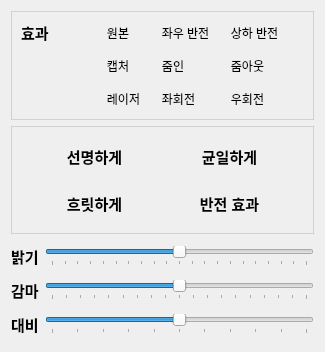
       <widget class="QWidget" name="tab">
        <attribute name="title">
         <string>효과</string>
        </attribute>
        <layout class="QGridLayout" name="gridLayout_11">
         <item row="7" column="1">
          <widget class="QSlider" name="Gamma">
           <property name="minimum">
            <number>1</number>
           </property>
           <property name="maximum">
            <number>19</number>
           </property>
           <property name="value">
            <number>10</number>
           </property>
           <property name="orientation">
            <enum>Qt::Horizontal</enum>
           </property>
           <property name="tickPosition">
            <enum>QSlider::TicksBelow</enum>
           </property>
           <property name="tickInterval">
            <number>1</number>
           </property>
          </widget>
         </item>
         <item row="6" column="0" colspan="2">
          <spacer name="verticalSpacer_3">
           <property name="orientation">
            <enum>Qt::Vertical</enum>
           </property>
           <property name="sizeType">
            <enum>QSizePolicy::Fixed</enum>
           </property>
           <property name="sizeHint" stdset="0">
            <size>
             <width>20</width>
             <height>5</height>
            </size>
           </property>
          </spacer>
         </item>
         <item row="5" column="1">
          <widget class="QSlider" name="Brightness">
           <property name="minimum">
            <number>-50</number>
           </property>
           <property name="maximum">
            <number>50</number>
           </property>
           <property name="orientation">
            <enum>Qt::Horizontal</enum>
           </property>
           <property name="tickPosition">
            <enum>QSlider::TicksBelow</enum>
           </property>
           <property name="tickInterval">
            <number>5</number>
           </property>
          </widget>
         </item>
         <item row="8" column="0" colspan="2">
          <spacer name="verticalSpacer_4">
           <property name="orientation">
            <enum>Qt::Vertical</enum>
           </property>
           <property name="sizeType">
            <enum>QSizePolicy::Fixed</enum>
           </property>
           <property name="sizeHint" stdset="0">
            <size>
             <width>20</width>
             <height>5</height>
            </size>
           </property>
          </spacer>
         </item>
         <item row="9" column="0">
          <widget class="QLabel" name="label_2">
           <property name="font">
            <font>
             <pointsize>11</pointsize>
             <bold>true</bold>
            </font>
           </property>
           <property name="text">
            <string>대비</string>
           </property>
           <property name="margin">
            <number>4</number>
           </property>
           <property name="buddy">
            <cstring>Contrast</cstring>
           </property>
          </widget>
         </item>
         <item row="5" column="0">
          <widget class="QLabel" name="label">
           <property name="font">
            <font>
             <pointsize>11</pointsize>
             <bold>true</bold>
            </font>
           </property>
           <property name="text">
            <string>밝기</string>
           </property>
           <property name="margin">
            <number>4</number>
           </property>
           <property name="buddy">
            <cstring>Brightness</cstring>
           </property>
          </widget>
         </item>
         <item row="3" column="0" colspan="2">
          <spacer name="verticalSpacer_2">
           <property name="orientation">
            <enum>Qt::Vertical</enum>
           </property>
           <property name="sizeType">
            <enum>QSizePolicy::Fixed</enum>
           </property>
           <property name="sizeHint" stdset="0">
            <size>
             <width>20</width>
             <height>5</height>
            </size>
           </property>
          </spacer>
         </item>
         <item row="2" column="0" colspan="2">
          <widget class="QFrame" name="frame_9">
           <property name="styleSheet">
            <string notr="true">QFrame { border: 1px solid rgba(190, 190, 190, 150); }</string>
           </property>
           <property name="frameShape">
            <enum>QFrame::StyledPanel</enum>
           </property>
           <property name="frameShadow">
            <enum>QFrame::Raised</enum>
           </property>
           <layout class="QGridLayout" name="gridLayout_13">
            <item row="1" column="0">
             <widget class="QToolButton" name="Blur">
              <property name="minimumSize">
               <size>
                <width>111</width>
                <height>41</height>
               </size>
              </property>
              <property name="maximumSize">
               <size>
                <width>111</width>
                <height>41</height>
               </size>
              </property>
              <property name="font">
               <font>
                <pointsize>11</pointsize>
                <bold>true</bold>
               </font>
              </property>
              <property name="styleSheet">
               <string notr="true">background-color: qlineargradient(spread:pad, x1:0.0, y1:0.0, x2:1, 
y2:1, stop:0 rgba(150, 150, 150, 50), stop:1 rgba(90, 90, 90, 100));
selection-color: black;
border-width: 1px;
border-style: solid gray;</string>
              </property>
              <property name="text">
               <string>흐릿하게</string>
              </property>
              <property name="iconSize">
               <size>
                <width>35</width>
                <height>35</height>
               </size>
              </property>
             </widget>
            </item>
            <item row="0" column="1">
             <widget class="QToolButton" name="HistEqual">
              <property name="minimumSize">
               <size>
                <width>111</width>
                <height>41</height>
               </size>
              </property>
              <property name="maximumSize">
               <size>
                <width>111</width>
                <height>41</height>
               </size>
              </property>
              <property name="font">
               <font>
                <pointsize>11</pointsize>
                <bold>true</bold>
               </font>
              </property>
              <property name="styleSheet">
               <string notr="true">background-color: qlineargradient(spread:pad, x1:0.0, y1:0.0, x2:1, 
y2:1, stop:0 rgba(150, 150, 150, 50), stop:1 rgba(90, 90, 90, 100));
selection-color: black;
border-width: 1px;
border-style: solid gray;</string>
              </property>
              <property name="text">
               <string>균일하게</string>
              </property>
              <property name="iconSize">
               <size>
                <width>35</width>
                <height>35</height>
               </size>
              </property>
             </widget>
            </item>
            <item row="1" column="1">
             <widget class="QToolButton" name="Reverse">
              <property name="minimumSize">
               <size>
                <width>111</width>
                <height>41</height>
               </size>
              </property>
              <property name="maximumSize">
               <size>
                <width>111</width>
                <height>41</height>
               </size>
              </property>
              <property name="font">
               <font>
                <pointsize>11</pointsize>
                <bold>true</bold>
               </font>
              </property>
              <property name="styleSheet">
               <string notr="true">background-color: qlineargradient(spread:pad, x1:0.0, y1:0.0, x2:1, 
y2:1, stop:0 rgba(150, 150, 150, 50), stop:1 rgba(90, 90, 90, 100));
selection-color: black;
border-width: 1px;
border-style: solid gray;</string>
              </property>
              <property name="text">
               <string>반전 효과</string>
              </property>
              <property name="iconSize">
               <size>
                <width>35</width>
                <height>35</height>
               </size>
              </property>
             </widget>
            </item>
            <item row="0" column="0">
             <widget class="QToolButton" name="Sharpening">
              <property name="minimumSize">
               <size>
                <width>111</width>
                <height>41</height>
               </size>
              </property>
              <property name="maximumSize">
               <size>
                <width>111</width>
                <height>41</height>
               </size>
              </property>
              <property name="font">
               <font>
                <pointsize>11</pointsize>
                <bold>true</bold>
               </font>
              </property>
              <property name="styleSheet">
               <string notr="true">background-color: qlineargradient(spread:pad, x1:0.0, y1:0.0, x2:1, 
y2:1, stop:0 rgba(150, 150, 150, 50), stop:1 rgba(90, 90, 90, 100));
selection-color: black;
border-width: 1px;
border-style: solid gray;</string>
              </property>
              <property name="text">
               <string>선명하게</string>
              </property>
              <property name="iconSize">
               <size>
                <width>35</width>
                <height>35</height>
               </size>
              </property>
             </widget>
            </item>
           </layout>
          </widget>
         </item>
         <item row="9" column="1">
          <widget class="QSlider" name="Contrast">
           <property name="minimum">
            <number>5</number>
           </property>
           <property name="maximum">
            <number>15</number>
           </property>
           <property name="value">
            <number>10</number>
           </property>
           <property name="orientation">
            <enum>Qt::Horizontal</enum>
           </property>
           <property name="tickPosition">
            <enum>QSlider::TicksBelow</enum>
           </property>
           <property name="tickInterval">
            <number>1</number>
           </property>
          </widget>
         </item>
         <item row="7" column="0">
          <widget class="QLabel" name="label_6">
           <property name="font">
            <font>
             <pointsize>11</pointsize>
             <bold>true</bold>
            </font>
           </property>
           <property name="text">
            <string>감마</string>
           </property>
           <property name="margin">
            <number>4</number>
           </property>
          </widget>
         </item>
         <item row="10" column="0" colspan="2">
          <spacer name="verticalSpacer_5">
           <property name="orientation">
            <enum>Qt::Vertical</enum>
           </property>
           <property name="sizeType">
            <enum>QSizePolicy::Fixed</enum>
           </property>
           <property name="sizeHint" stdset="0">
            <size>
             <width>20</width>
             <height>5</height>
            </size>
           </property>
          </spacer>
         </item>
         <item row="1" column="0" colspan="2">
          <widget class="QFrame" name="frame_8">
           <property name="styleSheet">
            <string notr="true">QFrame { border: 1px solid rgba(190, 190, 190, 150); }</string>
           </property>
           <property name="frameShape">
            <enum>QFrame::StyledPanel</enum>
           </property>
           <property name="frameShadow">
            <enum>QFrame::Raised</enum>
           </property>
           <layout class="QGridLayout" name="gridLayout_10">
            <property name="spacing">
             <number>10</number>
            </property>
            <item row="0" column="3">
             <widget class="QToolButton" name="OrigImage">
              <property name="styleSheet">
               <string notr="true">background-color: qlineargradient(spread:pad, x1:0.0, y1:0.0, x2:1, 
y2:1, stop:0 rgba(150, 150, 150, 50), stop:1 rgba(90, 90, 90, 100));
selection-color: black;
border-width: 1px;
border-style: solid gray;


</string>
              </property>
              <property name="text">
               <string>원본</string>
              </property>
              <property name="iconSize">
               <size>
                <width>35</width>
                <height>35</height>
               </size>
              </property>
             </widget>
            </item>
            <item row="0" column="4">
             <widget class="QToolButton" name="VReverse">
              <property name="styleSheet">
               <string notr="true">background-color: qlineargradient(spread:pad, x1:0.0, y1:0.0, x2:1, 
y2:1, stop:0 rgba(150, 150, 150, 50), stop:1 rgba(90, 90, 90, 100));
selection-color: black;
border-width: 1px;
border-style: solid gray;</string>
              </property>
              <property name="text">
               <string>좌우 반전</string>
              </property>
              <property name="iconSize">
               <size>
                <width>35</width>
                <height>35</height>
               </size>
              </property>
             </widget>
            </item>
            <item row="0" column="5">
             <widget class="QToolButton" name="HReverse">
              <property name="styleSheet">
               <string notr="true">background-color: qlineargradient(spread:pad, x1:0.0, y1:0.0, x2:1, 
y2:1, stop:0 rgba(150, 150, 150, 50), stop:1 rgba(90, 90, 90, 100));
selection-color: black;
border-width: 1px;
border-style: solid gray;</string>
              </property>
              <property name="text">
               <string>상하 반전</string>
              </property>
              <property name="iconSize">
               <size>
                <width>35</width>
                <height>35</height>
               </size>
              </property>
             </widget>
            </item>
            <item row="1" column="4">
             <widget class="QToolButton" name="ZoomIn">
              <property name="styleSheet">
               <string notr="true">background-color: qlineargradient(spread:pad, x1:0.0, y1:0.0, x2:1, 
y2:1, stop:0 rgba(150, 150, 150, 50), stop:1 rgba(90, 90, 90, 100));
selection-color: black;
border-width: 1px;
border-style: solid gray;</string>
              </property>
              <property name="text">
               <string>줌인</string>
              </property>
              <property name="iconSize">
               <size>
                <width>35</width>
                <height>35</height>
               </size>
              </property>
             </widget>
            </item>
            <item row="2" column="5">
             <widget class="QToolButton" name="RightRotate">
              <property name="styleSheet">
               <string notr="true">background-color: qlineargradient(spread:pad, x1:0.0, y1:0.0, x2:1, 
y2:1, stop:0 rgba(150, 150, 150, 50), stop:1 rgba(90, 90, 90, 100));
selection-color: black;
border-width: 1px;
border-style: solid gray;</string>
              </property>
              <property name="text">
               <string>우회전</string>
              </property>
              <property name="iconSize">
               <size>
                <width>35</width>
                <height>35</height>
               </size>
              </property>
             </widget>
            </item>
            <item row="1" column="5">
             <widget class="QToolButton" name="ZoomOut">
              <property name="styleSheet">
               <string notr="true">background-color: qlineargradient(spread:pad, x1:0.0, y1:0.0, x2:1, 
y2:1, stop:0 rgba(150, 150, 150, 50), stop:1 rgba(90, 90, 90, 100));
selection-color: black;
border-width: 1px;
border-style: solid gray;</string>
              </property>
              <property name="text">
               <string>줌아웃</string>
              </property>
              <property name="iconSize">
               <size>
                <width>35</width>
                <height>35</height>
               </size>
              </property>
             </widget>
            </item>
            <item row="0" column="2">
             <spacer name="horizontalSpacer_5">
              <property name="orientation">
               <enum>Qt::Horizontal</enum>
              </property>
              <property name="sizeType">
               <enum>QSizePolicy::Expanding</enum>
              </property>
              <property name="sizeHint" stdset="0">
               <size>
                <width>40</width>
                <height>20</height>
               </size>
              </property>
             </spacer>
            </item>
            <item row="1" column="3">
             <widget class="QToolButton" name="Capture">
              <property name="styleSheet">
               <string notr="true">background-color: qlineargradient(spread:pad, x1:0.0, y1:0.0, x2:1, 
y2:1, stop:0 rgba(150, 150, 150, 50), stop:1 rgba(90, 90, 90, 100));
selection-color: black;
border-width: 1px;
border-style: solid gray;</string>
              </property>
              <property name="text">
               <string>캡처</string>
              </property>
              <property name="iconSize">
               <size>
                <width>35</width>
                <height>35</height>
               </size>
              </property>
             </widget>
            </item>
            <item row="0" column="1">
             <widget class="QLabel" name="label_3">
              <property name="sizePolicy">
               <sizepolicy hsizetype="Fixed" vsizetype="Preferred">
                <horstretch>0</horstretch>
                <verstretch>0</verstretch>
               </sizepolicy>
              </property>
              <property name="minimumSize">
               <size>
                <width>30</width>
                <height>0</height>
               </size>
              </property>
              <property name="maximumSize">
               <size>
                <width>30</width>
                <height>16777215</height>
               </size>
              </property>
              <property name="font">
               <font>
                <pointsize>11</pointsize>
                <bold>true</bold>
               </font>
              </property>
              <property name="styleSheet">
               <string notr="true">border: 0px;</string>
              </property>
              <property name="text">
               <string>효과</string>
              </property>
             </widget>
            </item>
            <item row="2" column="3">
             <widget class="QToolButton" name="Laser">
              <property name="styleSheet">
               <string notr="true">background-color: qlineargradient(spread:pad, x1:0.0, y1:0.0, x2:1, 
y2:1, stop:0 rgba(150, 150, 150, 50), stop:1 rgba(90, 90, 90, 100));
selection-color: black;
border-width: 1px;
border-style: solid gray;</string>
              </property>
              <property name="text">
               <string>레이저</string>
              </property>
              <property name="iconSize">
               <size>
                <width>35</width>
                <height>35</height>
               </size>
              </property>
             </widget>
            </item>
            <item row="2" column="4">
             <widget class="QToolButton" name="LeftRotate">
              <property name="styleSheet">
               <string notr="true">background-color: qlineargradient(spread:pad, x1:0.0, y1:0.0, x2:1, 
y2:1, stop:0 rgba(150, 150, 150, 50), stop:1 rgba(90, 90, 90, 100));
selection-color: black;
border-width: 1px;
border-style: solid gray;</string>
              </property>
              <property name="text">
               <string>좌회전</string>
              </property>
              <property name="iconSize">
               <size>
                <width>35</width>
                <height>35</height>
               </size>
              </property>
             </widget>
            </item>
            <item row="0" column="6">
             <spacer name="horizontalSpacer_6">
              <property name="orientation">
               <enum>Qt::Horizontal</enum>
              </property>
              <property name="sizeType">
               <enum>QSizePolicy::Fixed</enum>
              </property>
              <property name="sizeHint" stdset="0">
               <size>
                <width>20</width>
                <height>20</height>
               </size>
              </property>
             </spacer>
            </item>
           </layout>
          </widget>
         </item>
        </layout>
       </widget>
